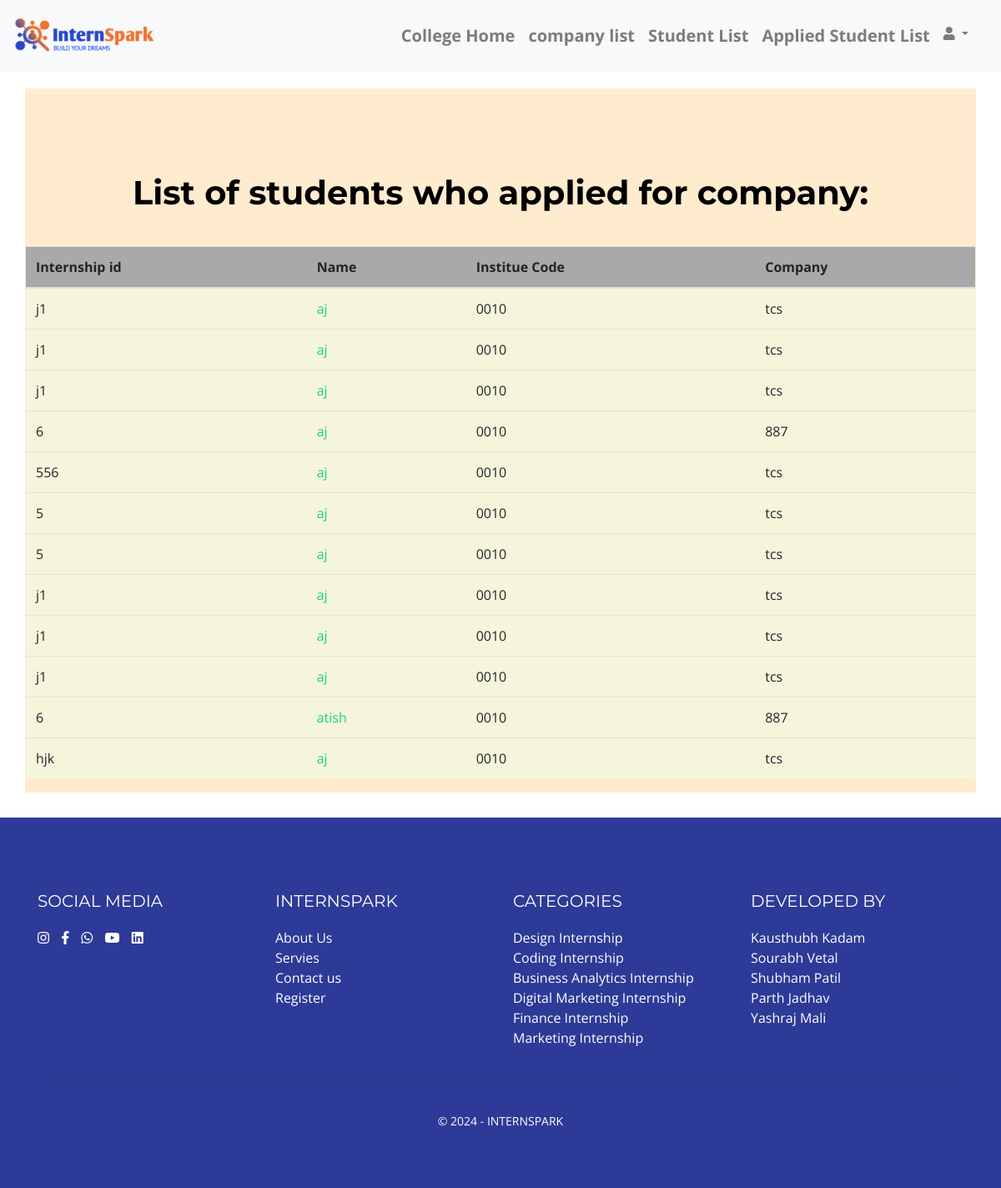
/clgappliedstu.php (signed in), run on the app's committed database.
### tables this page shows
CREATE TABLE `jobapplied` (
  `id` int(255) NOT NULL,
  `sid` varchar(255) NOT NULL,
  `stuname` varchar(225) NOT NULL,
  `eid` varchar(255) NOT NULL,
  `jid` varchar(225) NOT NULL,
  `cname` varchar(225) NOT NULL,
  `clgcode` varchar(225) NOT NULL
);

### clgappliedstu.php (the view, shortened to what this page needs)
<!doctype html>
<html>
<head>
    <link href="https://cdnjs.cloudflare.com/ajax/libs/font-awesome/5.15.4/css/all.min.css" rel="stylesheet">
    <link href="https://stackpath.bootstrapcdn.com/bootstrap/4.5.2/css/bootstrap.min.css" rel="stylesheet">
    <link href="lib/bootstrap/css/bootstrap.min.css" rel="stylesheet">
    <link href="css/style.css" rel="stylesheet">
</head>
<body>
    <nav class="navbar navbar-expand-lg navbar-light bg-light" style="margin-bottom: 3px;">
        <a href="index.html" class="navigation-bar__logo navbar-brand">
            <img src="img/logo.png" alt="sanikalogo" class="auto-style1" height="60" width="170" />
        </a>
        <div class="container">
            <div class="collapse navbar-collapse" id="navbarNav">
                <ul class="navbar-nav ml-auto">
                    <li class="nav-item" style="font-size: 20px; font-weight:bold">
                        <a class="nav-link" href="clgwelcome.php">College Home</a>
                    </li>
                    <li class="nav-item" style="font-size: 20px; font-weight:bold">
                        <a class="nav-link" href="companylistapprove.php">company list</a>
                    </li>
                    <li class="nav-item" style="font-size: 20px; font-weight:bold">
                        <a class="nav-link" href="clgstulist.php">Student List</a>
                    </li>
                    <li class="nav-item" style="font-size: 20px; font-weight:bold">
                        <a class="nav-link" href="clgappliedstu.php">Applied Student List</a>
                    </li>
                    <li class="nav-item dropdown">
                        <a class="nav-link dropdown-toggle" href="#" id="navbarDropdownMenuLink" role="button" data-toggle="dropdown" aria-haspopup="true" aria-expanded="false">
                            <i class="fas fa-user"></i>
                        </a>
                    </li>
                </ul>
            </div>
        </div>
    </nav>
    <div class="container" style="background-color: blanchedalmond; margin-top:20px; margin-bottom:30px; padding:1px;">
        <h1>
            <center><b>List of students who applied for company:</b></center>
        </h1>
        <table class="table table-striped">
            <thead style="background-color: darkgrey;">
                <tr>
                    <th scope="col">Internship id</th>
                    <th scope="col">Name</th>
                    <th scope="col">Institue Code</th>
                    <th scope="col">Company</th>
                </tr>
            </thead>
            <tbody>
                <?php
                $servername = "localhost:3306";
                $username = "root";
                $password = "";
                $dbname = "intern";
                $clgcode = $_SESSION["clgname"];
                $conn = mysqli_connect($servername, $username, $password, $dbname);
                $sql = "SELECT * FROM jobapplied where clgcode='$clgcode'";
                $result = mysqli_query($conn, $sql);
                if (mysqli_num_rows($result) > 0) {
                    while ($row = mysqli_fetch_assoc($result)) {
                ?>
                        <tr>
                            <td scope="row"><?php echo $row["jid"]; ?></td>
                            <td><a href="profile.php?u=<?php echo $row["stuname"]; ?>"><?php echo $row["stuname"]; ?></a> </td>
                            <td><?php echo $row["clgcode"]; ?></td>
                            <td><?php echo $row["cname"]; ?></td>
                        </tr>
                <?php
                    }
                } else {
                    echo "0 results";
                }
                ?>
            </tbody>
        </table>
    </div>
    <footer class="footer">
        <div class="container">
            <div class="row">
                <div class="col-md-3 mt-5">
                    <h5>SOCIAL MEDIA</h5>
                    <div class="social-icons mt-3">
                        <a href="#"><i class="fab fa-instagram"></i></a>
                        <a href="#"><i class="fab fa-facebook-f"></i></a>
                        <a href="#"><i class="fab fa-whatsapp"></i></a>
                        <a href="#"><i class="fab fa-youtube"></i></a>
                        <a href="#"><i class="fab fa-linkedin"></i></a>
                    </div>
                </div>
                <div class="col-md-3 mt-5">
                    <h5>INTERNSPARK</h5>
                    <ul class="list-unstyled mb-4">
                        <li><a href="#">About Us</a></li>
                        <li><a href="#">Servies</a></li>
                        <li><a href="#">Contact us</a></li>
                        <li><a href="#">Register</a></li>
                    </ul>
                </div>
                <div class="col-md-3 mt-5">
                    <h5>CATEGORIES</h5>
                    <ul class="list-unstyled mb-4">
                        <li><a href="#">Design Internship</a></li>
                        <li><a href="#">Coding Internship</a></li>
                        <li><a href="#">Business Analytics Internship</a></li>
                        <li><a href="#">Digital Marketing Internship</a></li>
                        <li><a href="#">Finance Internship</a></li>
                        <li><a href="#">Marketing Internship</a></li>
                    </ul>
                </div>
                <div class="col-md-3 mt-5">
                    <h5>DEVELOPED BY</h5>
                    <ul class="list-unstyled mb-4">
                    <li><a href="#">Kausthubh Kadam</a></li>
                    <li><a href="#">Sourabh Vetal</a></li>
                    <li><a href="#">Shubham Patil</a></li>
                    <li><a href="#">Parth Jadhav</a></li>
                    <li><a href="#">Yashraj Mali</a></li>
                    </ul>
                </div>
            </div>
            <hr>
            <div class="row">
                <div class="col-md-12 text-center">
                    <p>&copy; 2024 - INTERNSPARK</p>
                </div>
            </div>
        </div>
    </footer>
</body>
</html>

### css/style.css (style rules this page uses)
body { color: #666666; font-family: "Open Sans", sans-serif; }
a { color: #18d26e; transition: 0.5s; }
p { padding: 0; margin: 0 0 30px 0; }
h1, h2, h3, h4, h5, h6 { font-family: "Montserrat", sans-serif; font-weight: 400; margin: 0 0 20px 0; padding: 0; }

### clgappliedstu.php (style rules this page uses)
body { background-color: #ffffff; }
table { padding: 4px; }
table td { background-color: beige; }
.footer { background-color: rgb(46, 58, 151); color: #fff; padding: 40px 0; }
.footer h5 { color: #fff; }
.footer a { color: #fff; }
.social-icons a { margin-right: 10px; }
.footer p { margin-top: 20px; font-size: 14px; }
table { margin-top: 40px; }
h1 { margin-top: 100px; color: black; }

### data on the page
jobapplied: jid "j1", stuname "aj", clgcode "0010", cname "tcs"
jobapplied: jid "j1", stuname "aj", clgcode "0010", cname "tcs"
jobapplied: jid "j1", stuname "aj", clgcode "0010", cname "tcs"
jobapplied: jid "6", stuname "aj", clgcode "0010", cname "887"
jobapplied: jid "556", stuname "aj", clgcode "0010", cname "tcs"
jobapplied: jid "5", stuname "aj", clgcode "0010", cname "tcs"
jobapplied: jid "5", stuname "aj", clgcode "0010", cname "tcs"
jobapplied: jid "j1", stuname "aj", clgcode "0010", cname "tcs"
jobapplied: jid "j1", stuname "aj", clgcode "0010", cname "tcs"
jobapplied: jid "j1", stuname "aj", clgcode "0010", cname "tcs"
jobapplied: jid "6", stuname "atish", clgcode "0010", cname "887"
jobapplied: jid "hjk", stuname "aj", clgcode "0010", cname "tcs"
